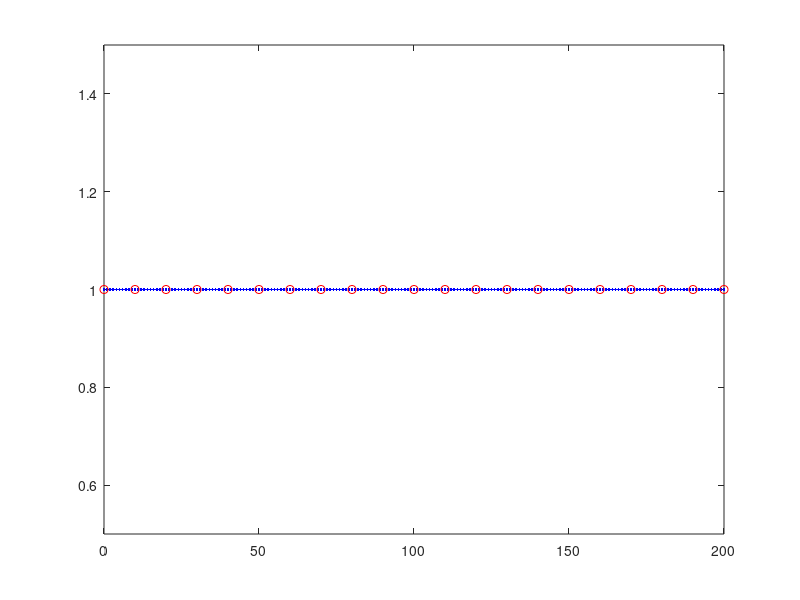

Here is the MATLAB script that generated this plot: (Note: this script raises an error after producing the figure.)
close all
clear
clc


%% ---------------------------------------------------------------
% IVP: u_t = a*u_xx - b*u_x + c*u + f               in (0,L) x (0,T),
%      u(x,0) = u0(x)                    in (0,L),
%      u(0,t) = u(L,t) = 0                 t in (0,T)


%% -----------------------------------------------------------------
% INPUT PARAMETERS:
%   * nt_coarse: number of coarse intervals in time
%   * nx_coarse: number of coarse intervals in space
%   * nt_fine: number of fine intervals in time
%   * nx_fine: number of fine intervals  in space
%   * m: number of fine time steps on each coarse time step
%   * K: number of Parareal iterations (2 <= K <= n_coarse+1)
%        (--> K sequential coarse sweeps and K-1 parallel fine sweeps)
% OUTPUT:
%   * LInfinityErrorNorm



%% -----------------------------------------------------------------


global xC xF a b c

T = 1; %  Intervall (0,T)
L = 1; % omega=(0,L)

type = 'H'; % Heat 'H',  Convection-diffusion 'CD'


nt_interval = 20; % number of time intervals

nx_coarse = 10; % number of coarse spamtial intervals
nt_coarse = 20; % 300 %20    % number of coarse time intervals


nx_fine = 	10; % number of fine spatial intervals
nt_fine = 200;% 3000 %200 . % number of fine time intervals (nt_coarsex2 )




if strcmp(type,'H') == 1
%--------------------------------------
% % % solution x(L-x)^2*exp(-2*t);

% % %Heat
a = 3;%3
b = 0;%0.005
c = 0;%1

% %Convection-Diffusion
% a = 3;%3
% b = 0.005;%0.005
% c = 1;%1

%%%%--------------------------------------
% figure
% spy(P)
% figure
% spy(R'*M_tilde*R + Id - R'*R)
% figure
% spy(M_mul)


else

%--------------------------------------
% solution sin(2*pi*x)*exp(-2*t);

% % %Heat
% a = 1;      %0.5;
% b = 0;      %0.0025;
% c = 0;      %0;
% 
% % % %Convection-Diffusion
a = 0.5;
b = 0.0025;
c = 1;
% 
% nt_interval = 20; % number of time intervals
% 
% nx_coarse = 10;
% nt_coarse = 20;% 300 %20    % number of coarse time intervals
% 
% 
% nx_fine = 	10;
% nt_fine = 100;% 3000 %200 . % number of fine time intervals


end
%--------------------------------------
% % % % solution x*(L-x)*exp(-2*t);
%
% a = 3;
% b = 0.005;
% c = 1;
%
% nt_interval = 10; % number of time intervals
%
% nx_coarse = 10; % number of coarse spatial intervals
% nt_coarse = 10;% 300 %20    % number of coarse time intervals
%
%
% nx_fine = 	10; % number of fine spatial intervals
% nt_fine = 160;% 3000 %200 . % number of fine time intervals (nt_coarsex2 )


% solver ='BackwardEuler';
solver ='BackwardEuler';

dx = L/nx_fine;   % fine spatial discretization steps
if strcmp(solver,'BackwardEuler')==1
    dt = T/nt_fine;   % fine temporal discretization steps . % dx^2/2 for Runge-Kutta
elseif strcmp(solver,'Runge-Kutta4')==1
    dt = dx^2/6;
end

DT = T/nt_interval;  % reference temporal discretization steps

dX = L/nx_coarse; % coarse spatial discretization steps
dT = T/nt_coarse; % coarse temporal discretization steps

M = DT/dT  % number of coarse time steps on each time interval
m = DT/dt  % number of fine time steps on each time interval

r = dT/dX^2;
r1 = dt/dx^2;

K = 20 % number of Parareal iterations

% 2-level domain decomposition initial
N_fine_nodes = m*nt_interval+1 % 11
% N_subdomains = m + 1% nt_interval + 1 % 6
% Id = eye(N_fine_nodes);


% plot the time domain
figure
plot(0:N_fine_nodes-1,1,'.b',0:m:N_fine_nodes-1,1,'ro')
xlim([0 N_fine_nodes-1])
ylim([0.5 1.5])

%% -----------------------------------------------------------------


xt = linspace(0,T,nt_interval+1);

cmap = hsv(K); % color map

% For the plots

% coarse points
xC = linspace(0,L,nx_coarse+1);
tC = linspace(0,T,nt_interval+1);

% fine points
xF = linspace(0,L,nx_fine+1);
tF = linspace(0,T,nt_fine+1);

cmap = hsv(K);

if strcmp(type,'H') == 1
%-------------------------------------------------------
% % exact solution 1
u_ex=@(x,t) x*(L-x)^2*exp(-2*t);%sin(2*pi*x)*exp(-2*t);%

ux0_function = @(x) (x.*(L-x).^2);%sin(2*pi*x);%

f = @(x,t) b.*(exp(-2.*t).*(L - x).^2 - x.*exp(-2.*t).*(2.*L - 2.*x)) - a.*(2.*x.*exp(-2.*t) - 2.*exp(-2.*t).*(2.*L - 2.*x)) - 2.*x.*exp(-2.*t).*(L - x).^2 - c.*x.*exp(-2.*t).*(L - x).^2;

% % f = @(x,t) x.^4.*(1-x)+t.^2;

% % exact solution 2
% u_ex=@(x,t) sin(pi*x)*exp(-2*t);
% ux0_function = @(x) sin(2*pi*x);%(x.*(L-x).^2);
% f = @(x,t) 4*a*pi^2*exp(-2*t)*sin(2*pi*x) - c*exp(-2*t)*sin(2*pi*x) - 2*exp(-2*t)*sin(2*pi*x) + 2*b*pi*exp(-2*t)*cos(2*pi*x);

else
%-------------------------------------------------------
% % exact solution 2
u_ex=@(x,t) sin(pi*x)*exp(-2*t);%x*(L-x)^2*exp(-2*t);

%syms a b c x t L
% u = sin(2*pi*x)*exp(-2*t);%x*(L-x)^2*exp(-2*t)
% f = diff(u,t) - a*diff(diff(u,x),x) + b*diff(u,x) - c*u

ux0_function = @(x) sin(2*pi*x);%(x.*(L-x).^2);

f = @(x,t) 4*a*pi^2*exp(-2*t)*sin(2*pi*x) - c*exp(-2*t)*sin(2*pi*x) - 2*exp(-2*t)*sin(2*pi*x) + 2*b*pi*exp(-2*t)*cos(2*pi*x);

end
%-------------------------------------------------------
% % exact solution 3
% % % syms a b c x t L
% % % u = x*(L-x)*exp(-2*t)
% % % f = diff(u,t) - a*diff(diff(u,x),x) + b*diff(u,x) - c*u
% u_ex=@(x,t) x*(L-x)*exp(-2*t);%sin(2*pi*x)*exp(-2*t);%
%
% ux0_function = @(x) (x.*(L-x));%sin(2*pi*x);%
%
% f = @(x,t) 2*a*exp(-2*t) - b*(x.*exp(-2*t) - exp(-2*t).*(L - x)) - 2*x.*exp(-2*t).*(L - x) - c*x.*exp(-2*t).*(L - x);



%% Define fine and coarse propagators
% Backward Euler fine solver
% A_tilde
rF = a*dt/(dx^2);
kF = b*dt/(2*dx);


A_F = (kF-rF)*diag(ones(nx_coarse-2,1),1) + (1+2*rF-c*dt)*eye(nx_coarse-1) - (kF+rF)*diag(ones(nx_coarse-2,1),-1);
Id_F = eye(size(A_F));
A_F_Global =  zeros((nt_interval+1)*(nx_coarse-1));
for i =1:nt_interval+1
    %  i = i + 1
    A_F_Global((i-1)*(nx_coarse-1)+1:i*(nx_coarse-1),(i-1)*(nx_coarse-1)+1:i*(nx_coarse-1)) = Id_F;
    if i>1
        A_F_Global((i-1)*(nx_coarse-1)+1:i*(nx_coarse-1),(i-2)*(nx_coarse-1)+1:(i-1)*(nx_coarse-1)) = -A_F^-(m);
    end
end
A_tilde = A_F_Global;
condNumberA_F = cond(-A_F^-(m))
condNumberA_F_Global=cond(A_F_Global)
% Backward Euler coarse solver
% M_tilde
rC = a*dT/(dX^2);
kC = b*dT/(2*dX);

A_C = (kC-rC)*diag(ones(nx_coarse-2,1),1) + (1+2*rC-c*dT)*eye(nx_coarse-1) - (kC+rC)*diag(ones(nx_coarse-2,1),-1);
Id_C = eye(size(A_C));
A_C_Global =  zeros((nt_interval+1)*(nx_coarse-1));
for i =1:nt_interval+1
    %  i = i + 1
    A_C_Global((i-1)*(nx_coarse-1)+1:i*(nx_coarse-1),(i-1)*(nx_coarse-1)+1:i*(nx_coarse-1)) = Id_C;
    if i>1
        A_C_Global((i-1)*(nx_coarse-1)+1:i*(nx_coarse-1),(i-2)*(nx_coarse-1)+1:(i-1)*(nx_coarse-1)) = -A_C^-1;
    end
end
M_tilde = A_C_Global;
condNumberA_C = cond(-A_C^-(1))
condNumberA_C_Global = cond(A_C_Global)
%%
% Reduced system
% F_tilde = (1-a*dt)^-m;  % fine propagator
% G_tilde = (1-a*Dt)^-1;  % coarse propagator
%
% Uk_0 = zeros(N,1);
% % Uk_0(1) = u0;
% rhs0 = [u0; zeros(m*N,1)];
% rhs = [u0; (F_tilde-G_tilde)*Uk_0];
%
% A = eye(m*N+1,m*N+1) + (-(1-a*dt)^-1)*diag(ones(m*N,1),-1);  % original problem matrix
%
% A_tilde = eye(N+1,N+1) + (-F_tilde)*diag(ones(N,1),-1);      % reduced matrix
%
% M_tilde = eye(N+1,N+1) + (-G_tilde)*diag(ones(N,1),-1);      % approximate reduced matrix

% fine solution

%  xtrue = linspace(0,T,nx_coarse*m+1);
%  ttrue = linspace()
%  pick = 1:m:nt_interval*m+1;

% Exact solution at time T = 1
U_exact=zeros(1,nx_fine+1);
U_exact_full = zeros((nt_interval+1)*(nx_fine-1),1);
for i=1:nx_fine+1
    U_exact(i)=u_ex(xF(i),T);
end

% initial solution u0
ux0 = ux0_function(xF(2:end-1))';

% Fine sequential propagator
% Uk_0 = zeros((nt_interval+1)*(nx_fine-1),1);
% Uk_0(1:nx_fine-1) = ux0;
% rhs0 = [ux0; zeros(((nt_interval+1)*(nx_fine-1)-nx_fine+1),1)];
%  rhs = [ux0; (A_tilde-M_tilde)*Uk_0];

% % Define original A and I_F
A_Fo = (kF-rF)*diag(ones(nx_fine-2,1),1) + (1+2*rF-c*dt)*eye(nx_fine-1) - (kF+rF)*diag(ones(nx_fine-2,1),-1);
Id_Fo = eye(size(A_Fo));
A_Original =  zeros(m*nt_interval+1);
for i =1:m*nt_interval+1
    %  i = i + 1
    A_Original((i-1)*(nx_coarse-1)+1:i*(nx_coarse-1),(i-1)*(nx_coarse-1)+1:i*(nx_coarse-1)) = Id_Fo;
    if i>1
        A_Original((i-1)*(nx_coarse-1)+1:i*(nx_coarse-1),(i-2)*(nx_coarse-1)+1:(i-1)*(nx_coarse-1)) = -A_Fo^-1;
    end
end
condNumber_A_Original=cond(A_Original)



% Restriction matric for the right hand side
R_rhs =  zeros((nt_interval+1)*(nx_fine-1),(m*nt_interval+1)*(nx_fine-1));
seq_rhs = [zeros(nx_fine-1,(m*nt_interval+1)*(nx_fine-1))];
for i = 1:m
    seq_rhs(:,(i)*(nx_fine-1)+1:(i+1)*(nx_fine-1)) =  A_Fo^-(m-i);
end

for i = 1:nt_interval+1
    %  i = i + 1
    if i == 1
        R_rhs((i-1)*(nx_fine-1)+1:i*(nx_fine-1),(i-1)*(nx_fine-1)+1:i*(nx_fine-1)) = Id_Fo;
        i_temp = 0;
        
    else
        %         R_rhs((i-1)*(nx_fine-1)+1:i*(nx_fine-1),(i-1+i_temp)*(nx_fine-1)+1:(i+i_temp)*(nx_fine-1)) = A_F^-1;
        %         R_rhs((i-1)*(nx_fine-1)+1:i*(nx_fine-1),(i+i_temp)*(nx_fine-1)+1:(i+1+i_temp)*(nx_fine-1)) = Id_F;
        %         i_temp = i_temp + 1;
        
        R_rhs((i-1 )*(nx_fine-1)+1:(i )*(nx_fine-1),:) = seq_rhs;
        seq_rhs = [zeros(nx_fine-1,(m)*(nx_fine-1)) seq_rhs];
        seq_rhs(:,end-(m)*(nx_fine-1)+1:end)=[];
        i_temp = i_temp + nx_fine-1;
    end
end


% source force F
F = zeros((m*nt_interval+1)*(nx_fine-1),1);
F(1:nx_fine-1) = ux0;
% i_temp = 1;
% t0 = tF(1); i = i+1
for i = 2:m*nt_interval+1
    F((i-1)*(nx_fine-1) + 1 :i*(nx_fine-1) ,:) = A_Fo^-1*dt*f(xF(2:nx_fine),tF(i))';
end

% uF_seq = A_tilde\( R_rhs*F);
% Right_hand_side = R_rhs*F;
% u0 = Right_hand_side(1:nx_fine-1,1);
uF_seq =  FineSolver(A_F,m,nt_interval,nx_fine,F);

uF_seq_mat=[];
for i = 1:length(uF_seq)/(nx_coarse-1)
    uF_seq_mat(:,i) = [uF_seq((i-1)*(nx_coarse-1)+1:(i)*(nx_coarse-1))];
end


%     Uk_0 = uF_true;
% end
figure
hold on
plot(xF,[0;uF_seq(end-nx_fine+2:end);0])

plot(xF,U_exact)
legend('U_{FineSequential}','U_{ex}')
title('Sequentially Fine Solution and the Exact Solution')

% uF_seq = U_exact;
% return
%% ------------------------------------------------------------------
% initial coarse integration

% initial solution u0
ux0C = ux0_function(xC(2:end-1))';

% Coarse sequential propagator

Uk_0C = zeros((nt_interval+1)*(nx_coarse-1),1);
Uk_0C(1:nx_coarse-1) = ux0C;
% rhs0 = [ux0; zeros(((nt_interval+1)*(nx_coarse-1)-nx_coarse+1),1)];
%  rhs = [ux0; (A_tilde-M_tilde)*Uk_0];
% source force F
F_C = zeros((nt_interval+1)*(nx_coarse-1),1);
F_C(1:nx_coarse-1) = ux0C;
% i_temp = 1;
for i = 2:nt_interval+1
    F_C((i-1)*(nx_coarse-1) + 1 :i*(nx_coarse-1) ,:) = A_C^-1*dT*f(xC(2:nx_coarse),tC(i))';
end

% figure
% hold on
% uC = M_tilde\( F_C);
% plot(xC,[0;uC(end-nx_coarse+2:end);0])

% plot(xF,U_exact)
% legend('U_{0}','U_{ex}')
% title('Parareal Solution and the Exact Solution')

% coarse space initial
indice_R_coarse  = 0:m:m*nt_interval;
R = zeros((nx_coarse-1)*length(indice_R_coarse),(m*nt_interval+1)*(nx_coarse-1));
for i = 1:length(indice_R_coarse)
    R((i-1)*(nx_coarse-1)+1:(i)*(nx_coarse-1),indice_R_coarse(i)*(nx_coarse-1)+1:indice_R_coarse(i)*(nx_coarse-1)+(nx_coarse-1)) = Id_C;
end

% coarse correction
R'*M_tilde*R;
% return
% first subdomain  Omega_1 = {0}
R1 = zeros((nx_coarse-1),(m*nt_interval+1)*(nx_coarse-1));
R1(1:nx_coarse-1,1:nx_coarse-1) = Id_C;
A1 = R1*A_Original*R1';



% define nodes in other subdomains
N_nodes_subdomain = m;

% Number of subdomains except the first subdomain
N_subdomain = m/N_nodes_subdomain*nt_interval%nt_fine/N_nodes_subdomain

indice_R_subdomains = zeros(N_subdomain,N_nodes_subdomain);
for i =1:size(indice_R_subdomains,1)
    indice_R_subdomains(i,:) =  (i-1)*N_nodes_subdomain+1:(i-1)*N_nodes_subdomain+N_nodes_subdomain;
end



% A_Fo = (kF-rF)*diag(ones(nx_fine-2,1),1) + (1+2*rF-c*dt)*eye(nx_fine-1) - (kF+rF)*diag(ones(nx_fine-2,1),-1);
% Id_Fo = eye(size(A_Fo));
% A_Original =  zeros(m*(nt_interval+1)*(nx_coarse-1));



% Omega_2 = {1,2} Omega_3 = {3,4}
R2_end = zeros(N_subdomain*N_nodes_subdomain*(nx_coarse-1),(N_subdomain*N_nodes_subdomain+1)*(nx_coarse-1)) ;
for i = 1:N_subdomain*N_nodes_subdomain
    R2_end((i-1)*(nx_coarse-1)+1:i*(nx_coarse-1),(i)*(nx_coarse-1)+1:(i+1)*(nx_coarse-1)) = Id_F;
end

R_sub = [];       % restriction matrices
A_sub = [];       % sub-matrices
for i = 2: N_subdomain+1
    R_sub{i} = R2_end(N_nodes_subdomain*(nx_coarse-1)*(i-2)+1:N_nodes_subdomain*(nx_coarse-1)*(i-2)+N_nodes_subdomain*(nx_coarse-1),:);
    A_sub{i} = R_sub{i}*A_Original*R_sub{i}';
end

% % define 2-level domain decomposition multiplicative preconditioner
P = R1'*A1*R1;
P1 = R1'*A1^-1*R1;
for i = 2:N_subdomain+1
    P = P + R_sub{i}'*A_sub{i}*R_sub{i};
    P1 = P1 + R_sub{i}'*A_sub{i}^-1*R_sub{i};
end
DDD = P^-1 - P1;
norm(DDD)
% return


% P_sum_inverse = R1'*A1^-1*R1;
% for i = 2:nt_interval+1
%     P_sum_inverse = P_sum_inverse + R_sub{i}'*A_sub{i}^-1*R_sub{i};
% end



%%Multiplicative
Id = eye(size(A_Original));
M_mul = P*(R'*M_tilde*R +  Id - R'*R);

%%Additive
M_add = P + (R'*M_tilde*R - R'*R);

%%% Coarse space correction
B = R'*M_tilde*R +  Id - R'*R;

% initial coarse solution
uC = M_tilde\( F_C);
uC_mat = [];


for i = 1:length(uC)/(nx_coarse-1)
    uC_mat(:,i) = [uC((i-1)*(nx_coarse-1)+1:(i)*(nx_coarse-1))];
end
% uC_mat=uC_mat';
ttrue = linspace(0,T,nt_interval*m+1);
pick = 1:m:nt_interval*m+1;
U_fine_interpolation = spline(ttrue(pick),uC_mat,ttrue);
% U_fine_interpolation = interp1(ttrue(pick),uC_mat',ttrue,'spline');

% return
U_fine = [];
for i = 1:size(U_fine_interpolation,2)
    U_fine((i-1)*(nx_coarse-1)+1:(i)*(nx_coarse-1),:) = U_fine_interpolation(:,i);
end

% % % interp1
% for i = 1:size(U_fine_interpolation,1)
%     U_fine((i-1)*(nx_coarse-1)+1:(i)*(nx_coarse-1),:) = U_fine_interpolation(i,:)';
% end

% U_fine_mat = [];
% for i = 1:length(U_fine)/(nx_fine-1)
%     U_fine_mat(:,i) = [U_fine((i-1)*(nx_fine-1)+1:(i)*(nx_fine-1))];
% end

U_fine_mat_reduce = U_fine_interpolation(:,pick);
for i = 1: nt_interval+1
    U_fine_pick((i-1)*(nx_coarse-1)+1:(i)*(nx_coarse-1),:) =  U_fine_mat_reduce(:,i);
end

% % % interp1
% U_fine_mat_reduce = U_fine_interpolation(pick,:);
% for i = 1: nt_interval+1
%     U_fine_pick((i-1)*(nx_coarse-1)+1:(i)*(nx_coarse-1),:) =  U_fine_mat_reduce(i,:)';
% end

% figure
% surf(xC(2:end-1),tC,uC_mat')
% % hold on

% figure
% surf(U_fine_mat)
% return






% proNj = 1;

% normInf2executiveParearealIter = [];
% normInfDefect = [norm(U_fine_pick - uF_seq,inf)];%[norm(uC(end-nx_coarse+2:end,:) - uF_seq(end-nx_coarse+2:end,:),inf)];%
% 
% L2NormError = [ norm(U_fine_pick - uF_seq,2)];%[ sqrt(sum(sum(dT*(uF_seq(end-nx_coarse+2:end,:)-uC(end-nx_coarse+2:end,:)).^2)))];%
% LInfNormError = [norm(U_fine_pick - uF_seq,inf)];%[max(abs(uF_seq(end-nx_coarse+2:end,:)-uC(end-nx_coarse+2:end,:)))];%


normInf2executiveParearealIter = [];
normInfDefect = [norm(U_fine_mat_reduce' - uF_seq_mat',inf)];%[norm(uC(end-nx_coarse+2:end,:) - uF_seq(end-nx_coarse+2:end,:),inf)];%

% L2NormError = [ norm(U_fine_mat_reduce' - uF_seq_mat',2)];%[ sqrt(sum(sum(dT*(uF_seq(end-nx_coarse+2:end,:)-uC(end-nx_coarse+2:end,:)).^2)))];%
L2NormError = [ sqrt(sum(dX*sum(dT*(U_fine_mat_reduce' - uF_seq_mat').^2)))];%


LInfNormError = [norm(U_fine_mat_reduce' - uF_seq_mat',inf)];%[max(abs(uF_seq(end-nx_coarse+2:end,:)-uC(end-nx_coarse+2:end,:)))];%


FC_boundL2 = L2NormError;
% SupperlinearErrorBound  = LInfNormError;
% LinearErrorBound  = LInfNormError;

%%
U0n = U_fine_mat_reduce;
% U=U_fine;


phi = A_F^-1;
phiDT = A_C^-1;
E = [];
% iteration loop
U_fine_temp=[];
for k = 1: K-1
    % k = k + 1
    %         rhs(2:end) =  [ (F_tilde-G_tilde)*U(1:end-1)];
    %         U = M_tilde\rhs;
    %     if k==19
    %         return
    %     end
    
    %    % % Multiplicative preconditioner
%     r_k = F - A_Original*U_fine;
%     U_fine_temp = U_fine + P\r_k;
%     r_k_temp = F - A_Original*U_fine_temp;
%     U_fine = U_fine_temp + (R'*M_tilde*R + Id - R'*R)\r_k_temp;
    
    %---------------------- use ---------------------
%     r_k = F - A_Original*U_fine;
%     U_fine_temp = P\r_k;
%     U_fine = U_fine + (R'*M_tilde*R + Id - R'*R)\U_fine_temp;
    %------------------------------------------------
    
    
     % residual
    r_k = F - A_Original*U_fine;
    
  % first level ~ fine propagator ~ additive Schwarz in parallel
%     U_fine_temp = P\r_k;   
    for i = 1:N_subdomain+1
%         i = i + 1
        if i == 1
            x_temp_1 = R1*r_k;
            x_temp_2 = A1\x_temp_1;
            x{i} = R1'*x_temp_2;
            U_fine_temp = x{i};         
        else
            x_temp_1 = R_sub{i}*r_k;
            x_temp_2 = A_sub{i}\x_temp_1;
            x{i} = R_sub{i}'*x_temp_2;  
            U_fine_temp = U_fine_temp + x{i};
        end            
    end

%   % second level ~ coarse grid correction sequentially
    U_fine_temp_1 = R*U_fine_temp;
    U_fine_temp_2 = M_tilde\U_fine_temp_1;
    U_fine_temp_3 = R'*U_fine_temp_2;
    U_fine_temp_4 = U_fine_temp_3 + U_fine_temp - R'*R*U_fine_temp;
    U_fine = U_fine + U_fine_temp_4;
    
    
    

%-------------------------------------------------
% %     % FCF 
% %     % residual
%     r_k = F - A_Original*U_fine;
%     % first level ~ fine propagator ~ additive Schwarz in parallel
%     %     U_fine_temp = P\r_k;   
%     for i = 1:N_subdomain+1
%         if i == 1
%             x_temp_1 = R1*r_k;
%             x_temp_2 = A1\x_temp_1;
%             x{i} = R1'*x_temp_2;
%             U_fine_temp1 = x{i};         
%         else
%             x_temp_1 = R_sub{i}*r_k;
%             x_temp_2 = A_sub{i}\x_temp_1;
%             x{i} = R_sub{i}'*x_temp_2;  
%             U_fine_temp1 = U_fine_temp1 + x{i};
%         end            
%     end
%     
%         U_fine = U_fine + U_fine_temp1;
        
    %-------------------------------------------------
%      %FCFF   
%         % residual
%     r_k = F - A_Original*U_fine;
%     % first level ~ fine propagator ~ additive Schwarz in parallel
%     %     U_fine_temp = P\r_k;   
%     for i = 1:N_subdomain+1
%         if i == 1
%             x_temp_1 = R1*r_k;
%             x_temp_2 = A1\x_temp_1;
%             x{i} = R1'*x_temp_2;
%             U_fine_temp2 = x{i};         
%         else
%             x_temp_1 = R_sub{i}*r_k;
%             x_temp_2 = A_sub{i}\x_temp_1;
%             x{i} = R_sub{i}'*x_temp_2;  
%             U_fine_temp2 = U_fine_temp2 + x{i};
%         end            
%     end
%     
%         U_fine = U_fine + U_fine_temp2;F

    %-------------------------------------------------  
% %      %FCFC
% %             % residual
%     r_k = F - A_Original*U_fine;
%     
%   % first level ~ fine propagator ~ additive Schwarz in parallel
% %     U_fine_temp = P\r_k;   
%     for i = 1:N_subdomain+1
% %         i = i + 1
%         if i == 1
%             x_temp_1 = R1*r_k;
%             x_temp_2 = A1\x_temp_1;
%             x{i} = R1'*x_temp_2;
%             U_fine_temp = x{i};         
%         else
%             x_temp_1 = R_sub{i}*r_k;
%             x_temp_2 = A_sub{i}\x_temp_1;
%             x{i} = R_sub{i}'*x_temp_2;  
%             U_fine_temp = U_fine_temp + x{i};
%         end            
%     end
% 
%   % second level ~ coarse grid correction sequentially
%     U_fine_temp_1 = R*U_fine_temp;
%     U_fine_temp_2 = M_tilde\U_fine_temp_1;
%     U_fine_temp_3 = R'*U_fine_temp_2;
%     U_fine_temp_4 = U_fine_temp_3 + U_fine_temp - R'*R*U_fine_temp;
%     U_fine = U_fine + U_fine_temp_4;
%     
%      %-------------------------------------------------  
% %      %FCFCF
% %         % residual
%     r_k = F - A_Original*U_fine;
%     % first level ~ fine propagator ~ additive Schwarz in parallel
%     %     U_fine_temp = P\r_k;   
%     for i = 1:N_subdomain+1
%         if i == 1
%             x_temp_1 = R1*r_k;
%             x_temp_2 = A1\x_temp_1;
%             x{i} = R1'*x_temp_2;
%             U_fine_temp3 = x{i};         
%         else
%             x_temp_1 = R_sub{i}*r_k;
%             x_temp_2 = A_sub{i}\x_temp_1;
%             x{i} = R_sub{i}'*x_temp_2;  
%             U_fine_temp3 = U_fine_temp3 + x{i};
%         end            
%     end
%     
%         U_fine = U_fine + U_fine_temp3;
    
        
        
        
    
    
    
    
    
    
    
    
%         r_k = F - A_Original*U_fine;
%     U_fine_temp = P\r_k;
%     U_fine = U_fine + (R'*M_tilde*R + Id - R'*R)\U_fine_temp;
% 
%     
%         r_k = F - A_Original*U_fine;
%     U_fine_temp = P\r_k;
%     U_fine = U_fine + (R'*M_tilde*R + Id - R'*R)\U_fine_temp;
%     

     
%     r_k = F - A_Original*U_fine;
%     U_fine_temp = U_fine + P\r_k;
%     r_k_temp = F - A_Original*U_fine_temp;
%     U_fine = U_fine_temp + (R'*M_tilde*R + Id - R'*R)\r_k_temp;


%     r_k1 = F - A_Original*U_fine;
%     U_fine = U_fine + P\r_k1;
%     r_k2 = F - A_Original*U_fine;
%     U_fine = U_fine + P\r_k2;
%     r_k3 = F - A_Original*U_fine;
%     U_fine = U_fine + P\r_k3;
%     r_k4 = F - A_Original*U_fine;
%     U_fine = U_fine + P\r_k4;
    
    
%          U_fine = M_mul \(M_mul*U_fine  + (F - A_Original*U_fine));%
    
    
    %         % Additive preconditioner
    %     U_fine = U_fine + M_add\(F-A_Original*U_fine);
    %     U_fine = M_add\(M_add*U_fine + (F-A_Original*U_fine));
    
%     r_k = F - A_Original*U_fine;
%     U_fine_temp = (P + R'*M_tilde*R - R'*R)\r_k;
%     U_fine = U_fine + U_fine_temp;
    






    %      U_fine = ( (R'*M_tilde*R +  Id - R'*R)^-1*P_sum_inverse )*( (P*(R'*M_tilde*R +  Id - R'*R))*U_fine + (F-A_Original*U_fine) );
    
    %      U = M_tilde\((M_tilde - A_tilde)*U + R_rhs*F);%
    %     U = U+M_tilde^-1*(R_rhs*F -  A_tilde*U);%
    %     U = gmres(M_tilde,((M_tilde - A_tilde)*U + R_rhs*F),20,1e-16);%
%------------------------------------------------------------        

%         B = R'*M_tilde*R +  Id - R'*R; % coarse space correction
% % %         P1 = R1'*A1*R1;                  % first subdomain solve
%         r_k = F - A_Original*U_fine;
% % %         U_fine_temp(1:nx_coarse-1,:) = P(1:nx_coarse-1,1:nx_coarse-1)\r_k(1:nx_coarse-1);
%         U_fine_temp(1:nx_coarse-1,:) = A1\r_k(1:nx_coarse-1);
% % %     return
% % %     U_fine_temp(1:nx_coarse-1,:) = ux0;
%         for i = 2: nt_interval+1
% % %             i = i + 1
% % %             P_i =  (R_sub{i}'*A_sub{i}*R_sub{i});
% %             return
% % %             P_i_reduce = P_i(m*(i-2)*(nx_coarse-1) + (nx_coarse-1)  + 1:m*(i-2)*(nx_coarse-1)+(m+1)*(nx_coarse-1),m*(i-2)*(nx_coarse-1) + (nx_coarse-1)  + 1:m*(i-2)*(nx_coarse-1)+(m+1)*(nx_coarse-1));
%             r_k_reduce = r_k(m*(i-2)*(nx_coarse-1) + (nx_coarse-1)  + 1:m*(i-2)*(nx_coarse-1)+(m+1)*(nx_coarse-1),:);
%             B_reduce   = B(m*(i-2)*(nx_coarse-1) + 1  : m*(i-2)*(nx_coarse-1)+(m+1)*(nx_coarse-1),m*(i-2)*(nx_coarse-1)  + 1:m*(i-2)*(nx_coarse-1)+(m+1)*(nx_coarse-1)  ) ;
%             U_fine_temp(m*(i-2)*(nx_coarse-1) + (nx_coarse-1)  + 1:m*(i-2)*(nx_coarse-1)+(m+1)*(nx_coarse-1),:) = A_sub{i}\   r_k_reduce;
%             U_fine_temp(m*(i-2)*(nx_coarse-1) + 1  : m*(i-2)*(nx_coarse-1)+(m+1)*(nx_coarse-1)  ,:) = B_reduce  \   U_fine_temp(m*(i-2)*(nx_coarse-1) + 1  : m*(i-2)*(nx_coarse-1)+(m+1)*(nx_coarse-1),:)  ; 
%         end
%     % %     U_fine_temp = P\r_k;
%         U_fine = U_fine + U_fine_temp;
% % %         U_fine_temp = U_fine;

%-------------------------------------------------------------------    
    
    
    
    
    
    plot(xC,[0;U_fine(end-nx_coarse+2:end);0],'Color',cmap(k,:),'Marker','o');
    
%     for i = 1:nt_interval+1
%         U_fine_pick((i-1)*(nx_coarse-1)+1:(i)*(nx_coarse-1),:) = U_fine(m*(i-1)*(nx_coarse-1)+1:m*(i-1)*(nx_coarse-1)+(nx_coarse-1),:);
%     end
   U_fine_mat = [];
   for i = 1:length(U_fine)/(nx_fine-1)
       U_fine_mat(:,i) = [U_fine((i-1)*(nx_fine-1)+1:(i)*(nx_fine-1))];
   end
   
   U_fine_mat_reduce =  U_fine_mat(:,pick);
   
    normInf_U0n = norm(U_fine_mat_reduce'-U0n',inf) ;
    normInf2executiveParearealIter =[normInf2executiveParearealIter;normInf_U0n] ;
    normInfDefect =[normInfDefect ; norm(U_fine_mat_reduce'-uF_seq_mat',inf)];

    U0n = U_fine_mat_reduce;
%     L2NormError(k+1) = [norm(U_fine_mat_reduce' - uF_seq_mat',2)];%sqrt(sum(sum(dT*(uF_seq(end-nx_coarse+2:end,:)-U(end-nx_coarse+2:end,:)).^2)));%
   L2NormError(k+1) = sqrt(sum(dX*sum(dT*(U_fine_mat_reduce' - uF_seq_mat').^2)));%sqrt(sum(sum(dT*(uF_seq(end-nx_coarse+2:end,:)-U(end-nx_coarse+2:end,:)).^2)));%
    LInfNormError(k+1) = [norm(U_fine_mat_reduce' - uF_seq_mat',inf)];%max(abs(uF_seq(end-nx_coarse+2:end,:)-U(end-nx_coarse+2:end,:)));%
    
    
    FC_boundL2(k+1) = max(abs(eig(phi).^m - eig(phiDT)).*(1 - abs(eig(phiDT)).^((nt_interval-1)/m) )./ (1 - abs(eig(phiDT)))).^(k) *sqrt(sum(dX*sum(dT*(U_fine_mat_reduce' - uC_mat').^2)));

%      FC_boundL2(k+1) = (abs(phi^m - phiDT)*(1 - abs(phiDT)^((N-1)/m) )/ (1 - abs(phiDT)))^(k)*norm(abs(uF_true(pick)-U0n(pick)),2);
   
    
    %     SupperlinearErrorBound(k+1)  = (abs(exp(a*Dt) - Rz(a*Dt)))^(k)/factorial(k)*proNj(k+1)*max(abs(uF_true-U0n));
    %     LinearErrorBound(k+1)  = (abs(exp(a*Dt) - Rz(a*Dt))/(1- abs(Rz(a*Dt))))^(k)*max(abs(uF_true-U0n));

E = [E; max(abs(eig(phi).^m - eig(phiDT)).*(1 - abs(eig(phiDT)).^((nt_interval-1)/m) )./ (1 - abs(eig(phiDT)))).^(k)]




end  % iteration loop

lamda = eig(phi)
mu = eig(phiDT)
phi_m = eig(phi).^m
% uF_true_coarse=uF_true(pick)
U_fine_pick;

% U_fine_mat = [];
% for i = 1:length(U_fine)/(nx_fine-1)
%     U_fine_mat(:,i) = [U_fine((i-1)*(nx_fine-1)+1:(i)*(nx_fine-1))];
% end

% U_fine_mat_reduce = U_fine_mat(:,pick);
U_plot = [zeros(nt_interval+1,1) U_fine_mat_reduce' zeros(nt_interval+1,1)];

figure
surf(xC,tC,U_plot)
% L2NormError=L2NormError'
% LInfNormError=LInfNormError'
% SupperlinearErrorBound=SupperlinearErrorBound'
% LinearErrorBound=LinearErrorBound'


% figure
% semilogy(1:K-1, normInf2executiveParearealIter,'-*b',0:K-1,normInfDefect,'-*r')
% legend('normInf2executiveParearealIter','normInfDefect')
% xlabel('k')
% title(solver)

figure
semilogy(0:K-1,LInfNormError,'r-^',0:K-1,L2NormError,'b-o')
legend('L^{\infty}NormError','L^2NormError')
xlabel('k')
% xlim([0 30])
ylim([1e-16 1e-2])
% title('Error norm between the Parareal solution and the Sequential Fine solution at the end of each time-slice')

figure
semilogy(0:K-1,L2NormError,'b--o',0:K-1,FC_boundL2,'k-*')
legend('L^2NormError','FC boundL2')
xlabel('k')
% xlim([0 30])
% ylim([1e-16 1e-2])
% title('Error norm between the Parareal solution and the Sequential Fine solution at the end of each time-slice')
% set(gca,'xscale','log')
% norm((R'*M_tilde*R + Id - R'*R)^-1 - (R'*M_tilde^-1*R + Id - R'*R))

% L2NormError_FC = L2NormError'
% FC_boundL2 = FC_boundL2'

% % %FC - relaxation
% FC_relax_error_propagation = (eye(n)-M1^-1*A);
% FC_relax_error_propagation_coarse = FC_relax_error_propagation(1:3:end,1:3:end)
% 
% % %FCF - relaxation
% % a = (eye(n)-P^-1*A)
% % b = (eye(n)-M1^-1*A)
% % a*b - b*a
% FCF_relax_error_propagation = (eye(n)-P^-1*A)*(eye(n)-M1^-1*A);
% FCF_relax_error_propagation_coarse = FCF_relax_error_propagation(1:3:end,1:3:end)
% 
% 
% % %FCFF - relaxation
% FCFF_relax_error_propagation = (eye(n)-P^-1*A)*(eye(n)-P^-1*A)*(eye(n)-M1^-1*A);
% FCFF_relax_error_propagation_coarse = FCFF_relax_error_propagation(1:3:end,1:3:end)
% 
% 
% % % FC-FC - relaxation
% FCFC_relax_error_propagation = (eye(n)-M1^-1*A)*(eye(n)-M1^-1*A);
% FCFC_relax_error_propagation_coarse = FCFC_relax_error_propagation(1:3:end,1:3:end)
% 
% % % FC-FC-F - relaxation
% FCFCF_relax_error_propagation = (eye(n)-P^-1*A)*(eye(n)-M1^-1*A)^2;
% FCFCF_relax_error_propagation_coarse = FCFCF_relax_error_propagation(1:3:end,1:3:end)

% phi = -A_F^-1;
% phiDT = -A_C^-1;
% eig_F = eig(phi)
% eig_C = eig(phiDT)
% 
% L2NormError_FC = L2NormError'
% FC_boundL2 = FC_boundL2'
% FC_bound = max(abs(eig(phi).^m - eig(phiDT)).*(1 - abs(eig(phiDT)).^((nt_interval-1)/m) )./ (1 - eig(phiDT)))
% 
% FCF_bound = max(abs(eig(phi).^m - eig(phiDT)).*(1 - abs(eig(phiDT)).^((nt_interval-1)/m) )./ (1 - eig(phiDT)).*abs(eig(phi)).^m)






% test commute
a1 = 2*(phi^m-phiDT)*phiDT*(phi^m-phiDT);
a2 = 2*phiDT*(phi^m-phiDT)^2;
